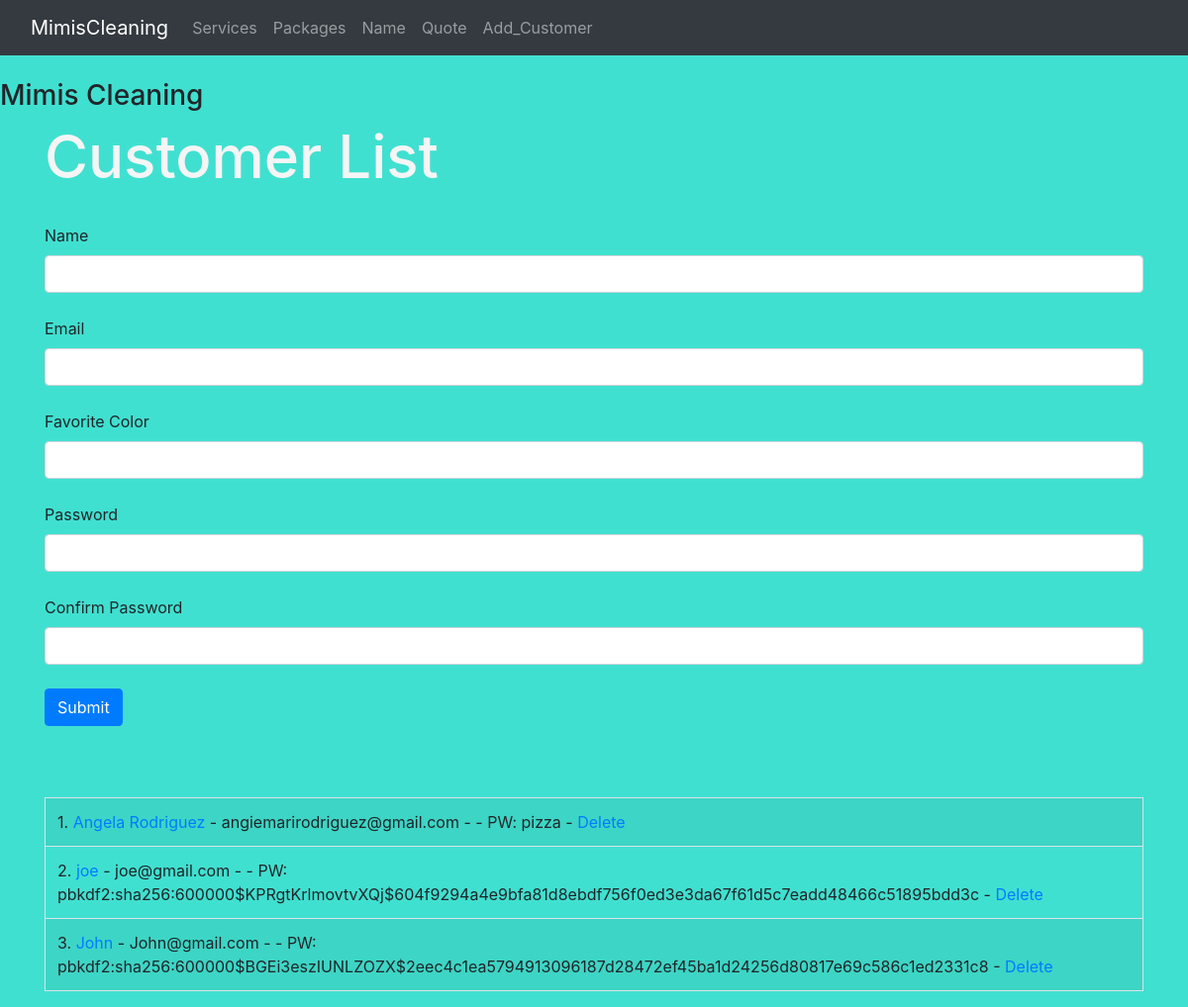
Page /customer/add on the committed database.
### hello.py (models this page shows, shortened)
class Customers(db.Model):
    id = db.Column(db.Integer, primary_key=True)
    name = db.Column(db.String(200), nullable=False)
    email = db.Column(db.String(120), nullable=False, unique=True)
    clean_package = db.Column(db.String(200))
    date_added = db.Column(db.DateTime, default=datetime.datetime.utcnow)
    password_hash = db.Column(db.String(128), nullable=False)
    @property
    def password(self):
        raise AttributeError('password is not a readable attribute')

### hello.py (the view, shortened to what this page needs)
@app.route('/customer/add', methods =['GET', 'POST'])
def add_customer():
    name = None
    form = CustomerForm()
    our_customers = Customers.query.order_by(Customers.date_added)
    return render_template("add_customer.html",
        form=form,
        name=name,
        our_customers=our_customers)

### hello.py
class CustomerForm(FlaskForm):
    name = StringField("Name", validators=[DataRequired()])
    email = StringField("Email", validators=[DataRequired()])
    favorite_color = StringField("Favorite Color")
    password_hash = PasswordField('Password', validators=[DataRequired(), EqualTo('password_hash2', message='Passwords Must Match')])
    password_hash2 = PasswordField('Confirm Password', validators=[DataRequired()])
    submit = SubmitField("Submit")

### templates/add_customer.html (shortened to what this page needs)
{% extends "base.html" %}
{% block content %}
{% if name %}
        <h1>Customer Added!</h1>
        <br/><br/>
{% else %}
        <h1>Customer List</h1>
        <form method="POST">
                {{ form.name.label(class="form-label") }}
                {{ form.name(
                    class="form-control") }}
                <br/>
                {{ form.email.label(class="form-label") }}
                {{ form.email(class="form-control") }}
                <br/>
                {{ form.favorite_color.label(
                    class="form-label") }}
                {{ form.favorite_color(
                    class="form-control") }}
                <br/>
                {{ form.password_hash.label(
                    class="form-label") }}
                {{ form.password_hash(
                    class="form-control") }}
                <br/>
                {{ form.password_hash2.label(
                    class="form-label") }}
                {{ form.password_hash2(
                    class="form-control") }}
                <br/>
                {{ form.submit(class="btn
                btn-primary") }}
        </form>
<br/><br/><br/>
<table class="table table-hover
table-bordered table-striped">
{% for our_customer in our_customers %}
    <tr>
    <td>{{ our_customer.id }}. <a href="{{
    url_for('update', id=our_customer.id)}}">{{
    our_customer.name}}</a> - {{
    our_customer.email }} - {{
    our_customer.favorite_color}} -
    PW: {{ our_customer.password_hash }} -
    <a href="{{url_for('delete',
    id=our_customer.id)}}">Delete</a></td>
    </tr>
{% endfor %}
 </table>
{% endif %}
{% endblock %}

### templates/base.html (shortened to what this page needs)
<!DOCTYPE html>
<html>
  <head>
    <link
      rel="stylesheet"
      href="https://cdn.jsdelivr.net/npm/bootstrap@4.3.1/dist/css/bootstrap.min.css"
    />
    <link
      href="{{url_for('static', filename='css/style.css')}}"
      rel="stylesheet"
    />
  </head>
  <body>
    {% include 'navbar.html'%}
    <br />
    <h3>Mimis Cleaning</h3>
    <div class="container">{% block content %} {% endblock %}</div>
  </body>
</html>

### templates/navbar.html (shortened to what this page needs)
<nav class="navbar navbar-expand-lg navbar-dark bg-dark">
  <div class="container-fluid">
    <a class="navbar-brand" href="{{url_for('index')}}">MimisCleaning</a>
    <div class="collapse navbar-collapse" id="navbarNav">
      <ul class="navbar-nav">
        <li class="nav-item">
          <a class="nav-link" href="{{url_for('services')}}">Services</a>
        </li>
        <li class="nav-item">
          <a class="nav-link" href="{{url_for('packages')}}">Packages</a>
        </li>
        <li class="nav-item">
          <a class="nav-link" href="{{url_for('name')}}">Name</a>
        </li>
        <li class="nav-item">
          <a class="nav-link">Quote</a>
        </li>
        <li class="nav-item">
          <a class="nav-link" href="{{url_for('add_customer')}}"
            >Add_Customer</a
          >
        </li>
      </ul>
    </div>
  </div>
</nav>

### static/css/style.css (style rules this page uses)
h1 { color: whitesmoke; font-size: 60px; }
body { background: turquoise; }

### rows in the picture
Customers: id "1", name "Angela Rodriguez", email "angiemarirodriguez@gmail.com", password_hash "pizza"
Customers: id "2", name "joe", email "joe@gmail.com", password_hash "pbkdf2:sha256:600000$KPRgtKrlmovtvXQj$604f9294a4e9bfa81d8ebdf756f0ed3e3da67f61d5c7eadd48466c51895bdd3c"
Customers: id "3", name "John", email "John@gmail.com", password_hash "pbkdf2:sha256:600000$BGEi3eszIUNLZOZX$2eec4c1ea5794913096187d28472ef45ba1d24256d80817e69c586c1ed2331c8"
